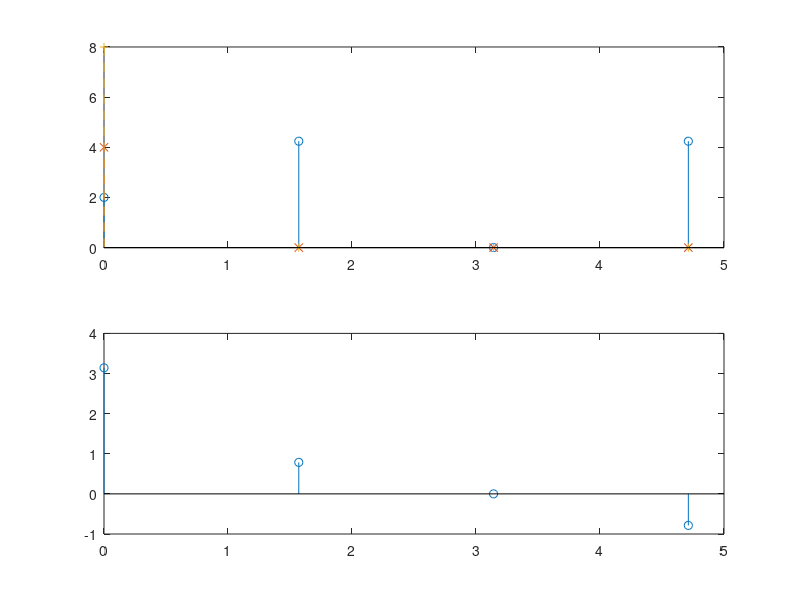

Write MATLAB code to recreate this figure. (Note: this script raises an error after producing the figure.)
close all
clearvars
clc

z = [-1, -1i, +1i];
b = poly(z);
delta = zeros(size(b));
delta(1) = 1;
h = filter(b, 1, delta);

x = [1, -2, -2, 1];
Nfft = 4;
X = fft(x, Nfft);
H = fft(h, Nfft);
Y = X .* H;
y = ifft(Y);

figure(1);
freq = (0:Nfft-1) * 2 * pi / Nfft; 
subplot(2, 1, 1);
stem(freq, abs(X));
hold on;
stem(freq, abs(H), '--x');
hold on;
stem(freq, abs(Y), '--+');
hold on;
subplot(2, 1, 2);
stem(freq, angle(X));
hold on;
stem(freq, angle(H), '--X');
hold on;
stem(freq, angle(Y), '--+');
hold on;

figure(2);
plot(0:Nfft-1, y);